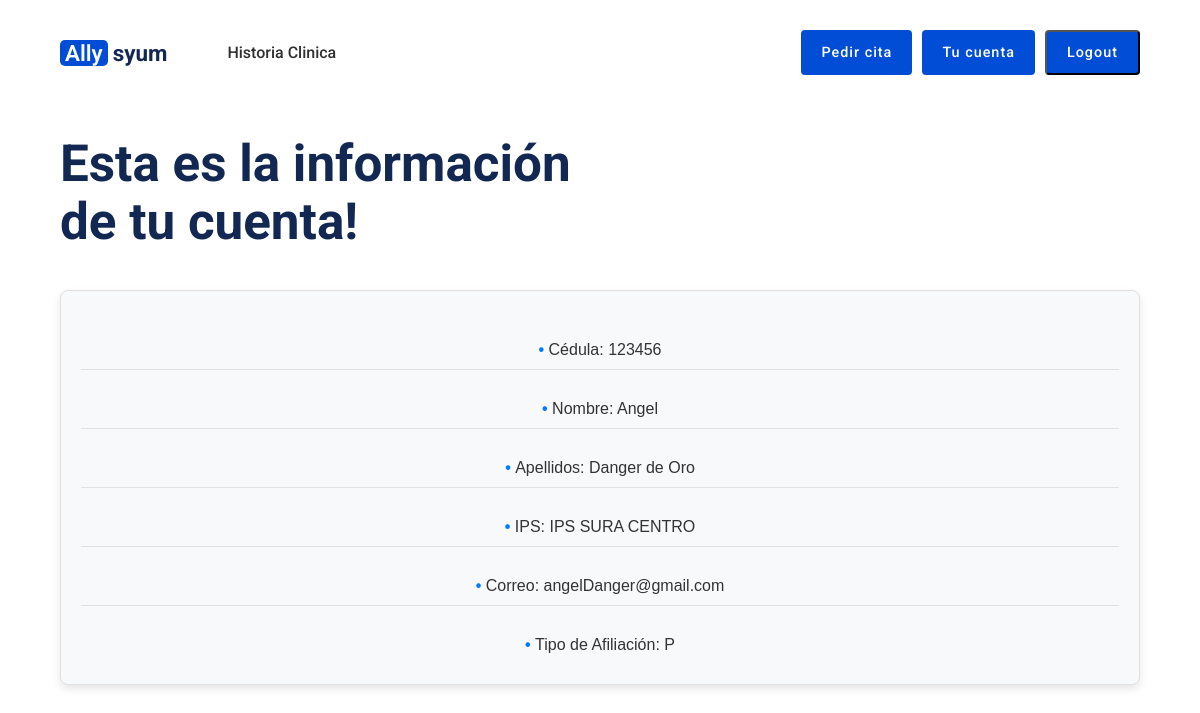
Page /appointments/urAccount/ (signed in) on the committed database.
### users/models.py (models this page shows, shortened)
class CustomUser(AbstractBaseUser, PermissionsMixin):
    cedula = models.CharField(max_length=20, unique=True)
    nombre = models.CharField(max_length=30)
    apellidos = models.CharField(max_length=30)
    IPS = models.CharField(max_length=50)
    correo = models.EmailField(unique=True)
    tipoDeAfiliacion = models.CharField(max_length=10)  # Puede ser un campo de elección si tienes valores específicos
    is_active = models.BooleanField(default=True)
    is_staff = models.BooleanField(default=False)
    objects = CustomUserManager()
    USERNAME_FIELD = 'cedula'
    REQUIRED_FIELDS = ['nombre', 'apellidos', 'correo', 'tipoDeAfiliacion']

### appointments/views.py (the view)
# urls.py: path('urAccount/', views.urAccount),
@login_required(login_url='/users/login')
def urAccount(request):
    user = request.user
    info = {
        "cedula": user.cedula,
        "nombre": user.nombre,
        "apellidos": user.apellidos,
        "IPS": user.IPS,
        "correo": user.correo,
        "tipoDeAfiliacion": user.tipoDeAfiliacion
    }
    return render(request, "appointments/urAccount.html", {"Info": info})

### appointments/templates/appointments/urAccount.html (shortened to what this page needs)
<!DOCTYPE html>
{% load static %}
<html lang="en">
<head>
    <link rel="stylesheet" href="{% static 'css/navbar.css' %}">
    <link rel="stylesheet" href="{% static 'css/appointments.css' %}">
    <link rel="stylesheet" href="{% static 'css/urAccount.css' %}">
</head>
<body>
    <section id="hero">
        <nav class="navigation">
            <a href="/appointments" class="logo"><span>Ally</span>syum</a>
            <ul class="menu">
                <li><a href="/appointments/clinicHistory">Historia Clinica</a></li>
            </ul>
            <div class="navbar-logout">
                {% if user.tipoDeAfiliacion != 'NA' %}
                <a href="/appointments/getAppointments" class="nav-appointment-btn">Pedir cita</a>
                {% endif %}
                <a class="nav-appointment-btn account-button" href="/appointments/urAccount">Tu cuenta</a>
                <button class="nav-appointment-btn" onclick="window.location.href='/users/logout'">Logout</button>
            </div>
        </nav>
        <div class="hero-content">
            <div class="hero-text">
                <h1>Esta es la información de tu cuenta!</h1>
            </div>
        </div>
    </section>
    <ul class = "infoAcc">
        <li>Cédula: {{ Info.cedula }}</li>
        <li>Nombre: {{ Info.nombre }}</li>
        <li>Apellidos: {{ Info.apellidos }}</li>
        <li>IPS: {{ Info.IPS }}</li>
        <li>Correo: {{ Info.correo }}</li>
        <li>Tipo de Afiliación: {{ Info.tipoDeAfiliacion }}</li>
    </ul>
</body>
</html>

### static/css/navbar.css (style rules this page uses)
* { margin: 0px; padding: 0px; font-family: "Roboto", Helvetica, sans-serif; box-sizing: border-box; scroll-behavior: smooth; }
a { text-decoration: none; }
ul { list-style: none; }
.navigation { display: flex; justify-content: space-between; align-items: center; max-width: 1200px; width: 90%; margin: 0px auto; padding: 30px 0px; }
.navbar-logout { display: flex; flex-direction: row; }
.logo { color:#122853; font-weight: 700; font-size: 1.4rem; }
.logo span { background-color: #014dd5; color: #ffffff; padding: 0px 5px; border-radius: 5px; font-weight: 600; margin-right: 5px; }
.menu { display: flex; justify-content: center; align-items: center; margin-right: auto; margin-left: 40px; }
.menu li a { margin: 0px 20px; color: #303030; font-weight: 500; transition: all ease 0.3s; }
.nav-appointment-btn { cursor: pointer; height: 45px; padding: 0px 20px; margin-left: 10px; border-radius:4px; background-color: #014dd5; color: #ffffff; display: flex; justify-content: center; align-items: center; font-weight: 500; letter-spacing: 1px; font-size: 0.9rem; }
.hero-content { max-width: 1200px; width: 90%; margin: 0px auto; display: grid; grid-template-columns: 1fr 1fr; align-items: flex-start; margin-top: auto; }
.hero-text { display: flex; flex-direction: column; margin-top: 30px; }
.hero-text h1 { font-size: 3.2rem; color: #122853; line-height: 3.6rem; }

### static/css/urAccount.css (style rules this page uses)
.infoAcc { display: flex; flex-direction: column; margin: 0px auto; max-width: 1200px; margin-top: 40px; width: 90%; background-color: #f8f9fa; border: 1px solid hsl(0, 0%, 88%); border-radius: 8px; padding: 20px; box-shadow: 0 4px 8px rgba(0, 0, 0, 0.1); }
.infoAcc li { margin-top: 20px; text-align: center; padding: 10px 0; border-bottom: 1px solid #e1e1e1; color: #333; font-family: 'Arial', sans-serif; }
.infoAcc li:last-child { border-bottom: none; }
.infoAcc li::before { content: "• "; color: #007BFF; font-weight: bold; }

### rows in the picture
CustomUser: cedula "123456", nombre "Angel", apellidos "Danger de Oro", IPS "IPS SURA CENTRO", correo "angelDanger@gmail.com"

### other values in the picture
{{ Info.tipoDeAfiliacion }} "P"
